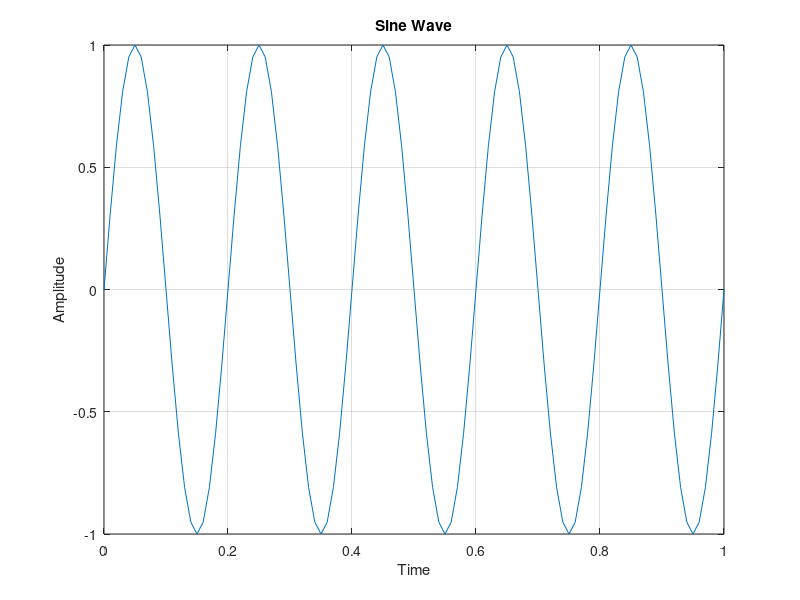

The MATLAB source for this figure:
% Basic MATLAB plot
t = 0:0.01:1;
x = sin(2*pi*5*t);

figure;
plot(t, x);
xlabel('Time');
ylabel('Amplitude');
title('Sine Wave');
grid on;
